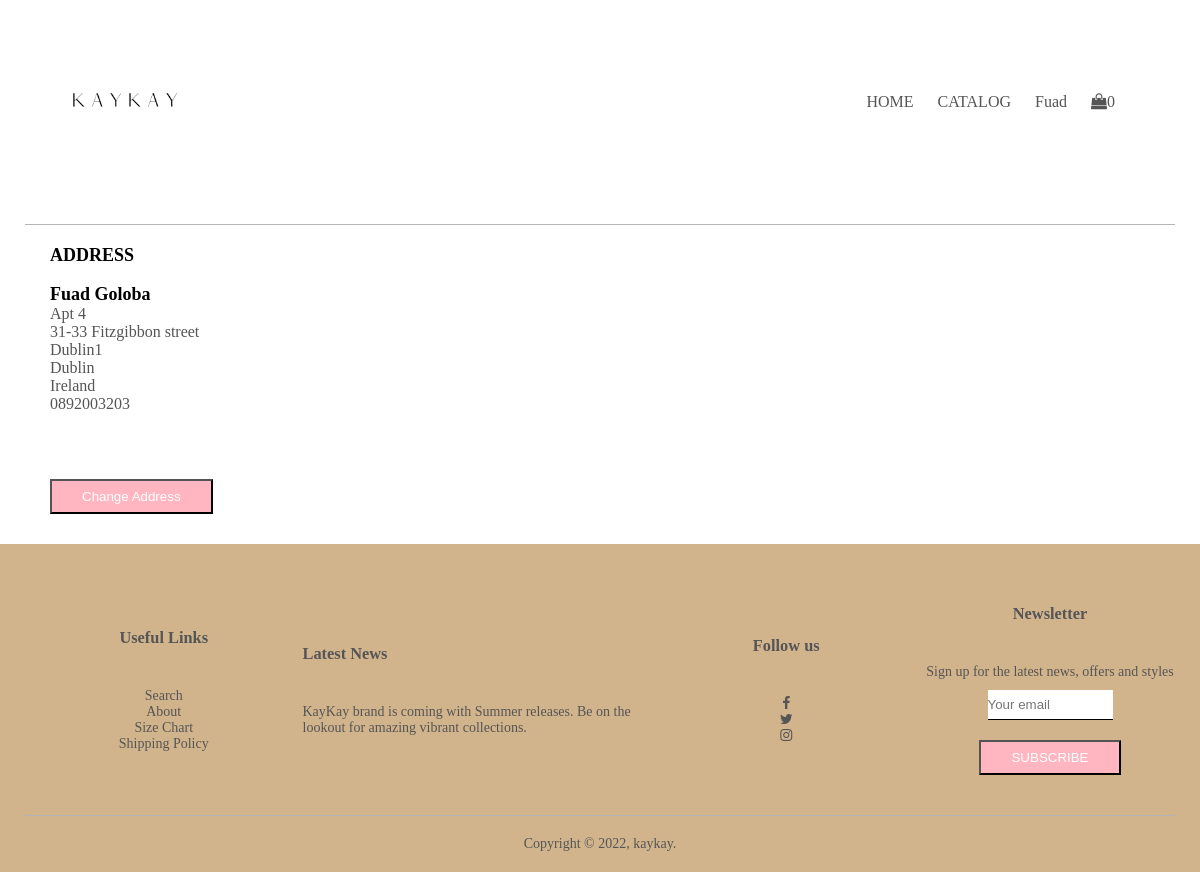
Page /address (signed in) on the committed database.
### tables this page shows
CREATE TABLE users
    (id INTEGER PRIMARY KEY NOT NULL,
    hash TEXT NOT NULL,
    first_name VARCHAR NOT NULL,
    last_name VARCHAR NOT NULL,
    email TEXT NOT NULL,
    created_at DATETIME DEFAULT CURRENT_TIMESTAMP,
    address_1 TEXT NOT NULL,
    address_2 TEXT NOT NULL,
    city VARCHAR NOT NULL,
    state VARCHAR NOT NULL,
    country VARCHAR NOT NULL,
    phone VARCHAR NOT NULL,
    mom_maiden_name VARCHAR NOT NULL,
    born_city VARCHAR NOT NULL);

### app.py (the view)
@app.route("/address")
def address():
    user_info = get_user()
    return render_template("address.html", user_info=user_info)

### app.py (called while the page is built)
@app.after_request
def after_request(response):
    response.headers["Cache-Control"] = "no-cache, no-store, must-revalidate"
    response.headers["Expires"] = 0
    response.headers["Pragma"] = "no-cache"
    return response

### import_functions.py (called while the page is built)
def get_user():
    user = db.execute("""SELECT *
                          FROM users
                          WHERE id = ?""",
                          session["user_id"])
    return user

### templates/address.html (shortened to what this page needs)
{% extends "layout.html" %}
{% block main %}
<div class="address-page">
    <div class="container">
        <div class="row">
                <div class="address">
                    <span> ADDRESS </span>
                    <br></br>
                    {% for user in user_info %}
                    <span> {{ user["first_name"] }} {{ user["last_name"] }}</span>
                    <p> {{ user["address_1"] }}</p>
                    <p> {{ user["address_2"] }}</p>
                    <p> {{ user["city"] }}</p>
                    <p> {{ user["state"] }}</p>
                    <p> {{ user["country"] }}</p>
                    <p> {{ user["phone"] }}</p>
                    {% endfor %}
                    <br></br>
                    <a href="/changeAddress"><button type="submit" class="btn-2">Change Address</button></a>
                </div>
            </div>
        </div>
    </div>
</div>
{% endblock %}

### templates/layout.html (shortened to what this page needs)
<!DOCTYPE html>
<html lang="en">
<head>
    <link href="/static/CSS/style.css" rel="stylesheet">
    <link href="https://stackpath.bootstrapcdn.com/font-awesome/4.7.0/css/font-awesome.min.css" rel="stylesheet">
    <link rel='stylesheet' href='https://cdnjs.cloudflare.com/ajax/libs/font-awesome/4.7.0/css/font-awesome.min.css'>
</head>
<body>
    <div class="container">
        <div class="navbar">
            <div class="logo">
                <a href="/"><img src="/static/images/kb2.PNG" width="160px"></a>
            </div>
            <nav>
                {% if session["user_id"] %}
                <ul id="MenuItems">
                    <li><a href="/">HOME</a></li>
                    <li><a href="/catalog">CATALOG</a></li>
                    <li><a href="/profile">{{ session["first_name"] }}</a></li>
                    <li><a href="/cart"><i class='fa fa-shopping-bag'></i>{{ session["cart"] | length }}</a><li>
                </ul>
                {% endif %}
            </nav>
        </div>
        <hr>
        <main class="container-fluid py-5 text-center">
            {% block main %}{% endblock %}
    <div class="footer">
        <div class="container">
            <div class="row">
                <div class="footer-col-1">
                    <h3>Useful Links</h3>
                    <ul>
                        <li><a href="">Search</a></li>
                        <li><a href="">About</a></li>
                        <li>Size Chart</li>
                        <li>Shipping Policy</li>
                    </ul>
                </div>
                <div class="footer-col-2">
                    <h3>Latest News</h3>
                    <p>KayKay brand is coming with Summer releases. Be on the lookout for amazing vibrant collections.
                </div>
                <div class="footer-col-3">
                    <h3>Follow us</h3>
                    <ul>
                        <li><a href=""><i class='fa fa-facebook'></i></a></li>
                        <li><a href=""><i class='fa fa-twitter'></i></a></li>
                        <li><a href=""><i class='fa fa-instagram'></i></a></li>
                    </ul>
                </div>
                <div class="footer-col-4">
                    <h3>Newsletter</h3>
                    <p> Sign up for the latest news, offers
                        and styles</p>
                    <form action="/subscribe" method="post">
                        <div class="mb-3">
                            <input autocomplete="off" autofocus class="form-control mx-auto w-auto" id="email" name="email" placeholder="Your email" type="text" required>
                        </div>
                        <div>
                        <button class="btn2" type="submit">SUBSCRIBE</button>
                        </div>
                    </form>
                </div>
            </div>
            <hr>
            <p class="copyright">Copyright © 2022, kaykay.</p>
        </div>
    </div>
</body>
</html>

### static/CSS/style.css (style rules this page uses)
* { margin: 0; padding: 0; box-sizing: border-box; }
.navbar { display: flex; align-items: center; padding: 20px; }
nav { flex: 1; text-align: right; }
nav ul { display: inline-block; list-style-type: none; }
nav li { display: inline-block; margin-right: 20px; -webkit-transition: color 2s; transition: color 2s; }
a { text-decoration: none; color: #555; }
p { color: #555; }
.container { max-width: 1300px; margin: auto; padding-left: 25px; padding-right: 25px; }
.container hr { border: none; background: #b5b5b5; height: 1px; margin: 20px 0; }
.row { display: flex; align-items: center; flex-wrap: wrap; justify-content: space-around; }
.btn-2 { display: inline-block; background: lightpink; color: white; padding: 8px 30px; margin: 30px 0; flex-wrap: wrap; transition: 0.5; }
.footer { background: tan; color: #555; font-size: 14px; padding: 60px 0 20px; }
.footer p { color: #555; }
.footer h3 { margin-bottom: 40px; }
.footer-col-1, .footer-col-2, .footer-col-3, .footer-col-4 { min-width: 250px; margin-bottom: 20px; }
.footer-col-2 { flex-basis: 30% }
.footer-col-4 { flex: 1; text-align: center; }
.footer-col-1, .footer-col-3 { flex: 1; flex-basis: 12%; text-align: center; }
ul { list-style-type: none; }
.btn2 { display: inline-block; background: lightpink; color: white; padding: 8px 30px; flex-wrap: wrap; margin-top: 10px; }
.copyright { text-align: center; }
form input { width:50%; height:30px; margin: 10px 0; border: none; border-bottom: 1px solid black; }
.address { width: 100%; float: left; }
.address span { font-weight: bolder; font-size: large; }

### rows in the picture
users: first_name "Fuad", last_name "Goloba", address_1 "Apt 4", address_2 "31-33 Fitzgibbon street", city "Dublin1", state "Dublin", country "Ireland", phone "0892003203"

### other values in the picture
{{ session["cart"] | length }} "0"
